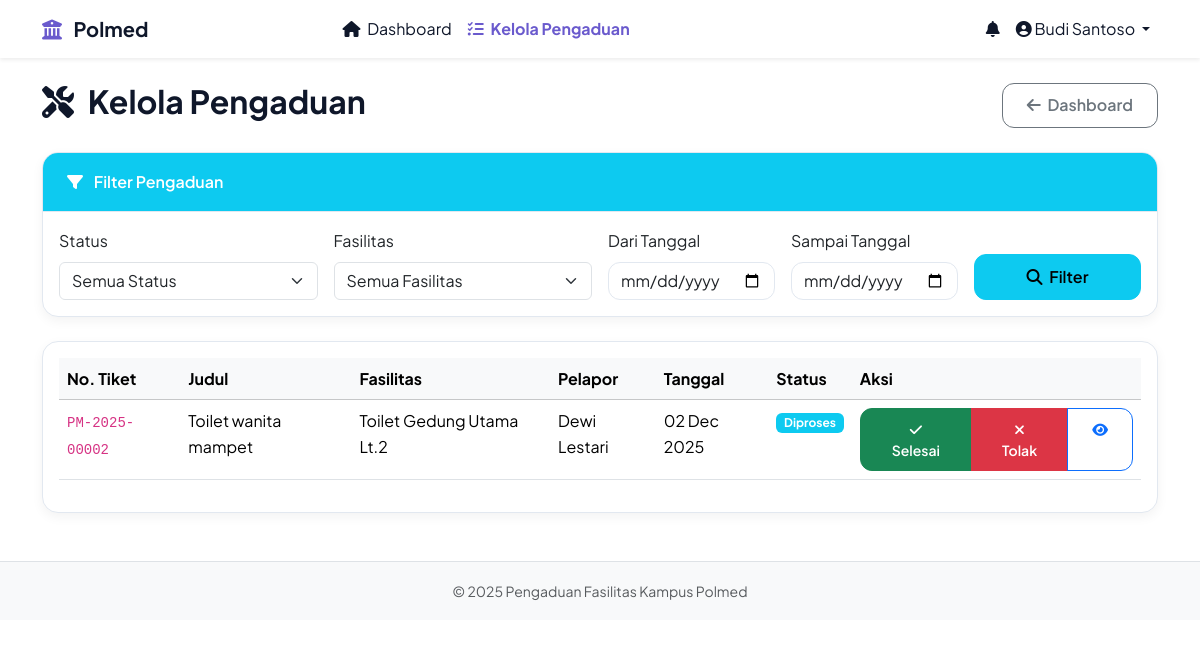
Page /dashboard/petugas/pengaduan.php (signed in) on the committed database.
### tables this page shows
CREATE TABLE `pengaduan` (
  `id` int(11) NOT NULL,
  `user_id` int(11) NOT NULL,
  `fasilitas_id` int(11) NOT NULL,
  `no_tiket` varchar(20) NOT NULL,
  `judul` varchar(150) NOT NULL,
  `deskripsi` text NOT NULL,
  `foto` varchar(255) DEFAULT NULL,
  `status` enum('menunggu','diproses','selesai','ditolak') NOT NULL DEFAULT 'menunggu',
  `created_at` timestamp NOT NULL DEFAULT current_timestamp(),
  `updated_at` timestamp NOT NULL DEFAULT current_timestamp() ON UPDATE current_timestamp()
);

CREATE TABLE `fasilitas` (
  `id` int(11) NOT NULL,
  `nama` varchar(100) NOT NULL,
  `lokasi` varchar(100) DEFAULT NULL,
  `deskripsi` text DEFAULT NULL
);

CREATE TABLE `users` (
  `id` int(11) NOT NULL,
  `nama` varchar(100) NOT NULL,
  `nim_nip` varchar(20) NOT NULL,
  `email` varchar(100) DEFAULT NULL,
  `password` varchar(255) NOT NULL,
  `role` enum('mahasiswa','petugas','admin') NOT NULL DEFAULT 'mahasiswa',
  `created_at` timestamp NOT NULL DEFAULT current_timestamp()
);

### dashboard/petugas/pengaduan.php (the view, shortened to what this page needs)
<?php
require_once '../../includes/auth_check.php';
$status_filter = $_GET['status'] ?? 'semua';
$tgl_awal = $_GET['tgl_awal'] ?? '';
$tgl_akhir = $_GET['tgl_akhir'] ?? '';
$status_list = ['semua', 'menunggu', 'diproses', 'selesai', 'ditolak'];
$sql = "
    SELECT p.id, p.no_tiket, p.judul, p.status, p.created_at, p.updated_at,
        u.nama as pelapor, f.nama as fasilitas
    FROM pengaduan p
    JOIN users u ON p.user_id = u.id
    JOIN fasilitas f ON p.fasilitas_id = f.id
    WHERE 1=1
";
$params = [];
$types = "";
if ($status_filter !== 'semua') {
    $sql .= " AND p.status = ?";
    $params[] = $status_filter;
    $types .= "s";
} else {
    $sql .= " AND p.status IN ('menunggu', 'diproses')";
}
$sql .= " ORDER BY p.created_at DESC";
$stmt = $koneksi->prepare($sql);
$stmt->execute();
$result = $stmt->get_result();
?>
<?php include '../../includes/header.php'; ?>
<div class="d-flex justify-content-between align-items-center mb-4">
    <h2><i class="fas fa-tools me-2"></i> Kelola Pengaduan</h2>
    <a href="index.php" class="btn btn-outline-secondary">
        <i class="fas fa-arrow-left me-1"></i> Dashboard
    </a>
</div>
<div class="card mb-4">
    <div class="card-header bg-info text-white">
        <i class="fas fa-filter me-2"></i> Filter Pengaduan
    </div>
    <div class="card-body">
        <form method="GET" class="row g-3">
            <div class="col-md-3">
                <label class="form-label">Status</label>
                <select class="form-select" name="status">
                    <?php foreach ($status_list as $s):
                    ?>
                        <option value="<?= $s ?>" <?= $s === $status_filter ? 'selected' : '' ?>>
                            <?= $s == 'semua' ? 'Semua Status' : ucfirst($s) ?>
                        </option>
                    <?php endforeach; ?>
                </select>
            </div>
            <div class="col-md-3">
                <label class="form-label">Fasilitas</label>
                <select class="form-select" name="fasilitas">
                    <option value="">Semua Fasilitas</option>
                </select>
            </div>
            <div class="col-md-2">
                <label class="form-label">Dari Tanggal</label>
                <input type="date" class="form-control" name="tgl_awal" value="<?= htmlspecialchars($tgl_awal) ?>">
            </div>
            <div class="col-md-2">
                <label class="form-label">Sampai Tanggal</label>
                <input type="date" class="form-control" name="tgl_akhir" value="<?= htmlspecialchars($tgl_akhir) ?>">
            </div>
            <div class="col-md-2 d-flex align-items-end">
                <button type="submit" class="btn btn-info w-100">
                    <i class="fas fa-search me-1"></i> Filter
                </button>
            </div>
        </form>
    </div>
</div>
<?php if ($result->num_rows > 0): ?>
    <div class="card">
        <div class="card-body">
            <div class="table-responsive">
                <table class="table table-hover">
                    <thead class="table-light">
                        <tr>
                            <th>No. Tiket</th>
                            <th>Judul</th>
                            <th>Fasilitas</th>
                            <th>Pelapor</th>
                            <th>Tanggal</th>
                            <th>Status</th>
                            <th>Aksi</th>
                        </tr>
                    </thead>
                    <tbody>
                        <?php while ($row = $result->fetch_assoc()): ?>
                            <tr>
                                <td><code><?= htmlspecialchars($row['no_tiket']) ?></code></td>
                                <td><?= htmlspecialchars($row['judul']) ?></td>
                                <td><?= htmlspecialchars($row['fasilitas']) ?></td>
                                <td><?= htmlspecialchars($row['pelapor']) ?></td>
                                <td><?= date('d M Y', strtotime($row['created_at'])) ?></td>
                                <td>
                                    <span class="badge bg-<?=
                                        $row['status'] == 'selesai' ? 'success' :
                                        ($row['status'] == 'diproses' ? 'info' :
                                        ($row['status'] == 'ditolak' ? 'danger' : 'warning'))
                                    ?>">
                                        <?= ucfirst($row['status']) ?>
                                    </span>
                                </td>
                                <td>
                                    <div class="btn-group" role="group">
                                        <?php if ($row['status'] === 'menunggu'): ?>
                                            <button type="button"
                                                    class="btn btn-sm btn-info"
                                                    data-bs-toggle="modal"
                                                    data-bs-target="#ubahStatusModal<?= $row['id'] ?>">
                                                <i class="fas fa-tools"></i> Proses
                                            </button>
                                        <?php elseif ($row['status'] === 'diproses'): ?>
                                            <button type="button"
                                                    class="btn btn-sm btn-success"
                                                    data-bs-toggle="modal"
                                                    data-bs-target="#ubahStatusModal<?= $row['id'] ?>">
                                                <i class="fas fa-check"></i> Selesai
                                            </button>
                                            <button type="button"
                                                    class="btn btn-sm btn-danger"
                                                    data-bs-toggle="modal"
                                                    data-bs-target="#tolakModal<?= $row['id'] ?>">
                                                <i class="fas fa-times"></i> Tolak
                                            </button>
                                        <?php endif; ?>
                                        <a href="#"
                                        class="btn btn-sm btn-outline-primary"
                                        data-bs-toggle="modal"
                                        data-bs-target="#detailModal<?= $row['id'] ?>">
                                            <i class="fas fa-eye"></i>
                                        </a>
                                    </div>
                                </td>
                            </tr>
                        <?php endwhile; ?>
                    </tbody>
                </table>
            </div>
        </div>
    </div>
<?php endif; ?>
<?php include '../../includes/footer.php'; ?>

### assets/css/style.css (style rules this page uses)
:root { --primary: #6a5acd; --primary-light: #8a7fd4; --primary-dark: #4a3a9c; --success: #10b981; --warning: #f59e0b; --danger: #ef4444; --white: #ffffff; --gray-100: #f8fafc; --gray-200: #e2e8f0; --gray-700: #334155; --shadow: 0 4px 12px rgba(0, 0, 0, 0.05); --border-radius: 16px; }
body { font-family: 'Plus Jakarta Sans', -apple-system, BlinkMacSystemFont, 'Segoe UI', Roboto, sans-serif; background-color: var(--white); color: var(--gray-700); line-height: 1.6; }
h1, h2, h3, h4, h5, h6 { font-weight: 700; color: #0f172a; }
.card { border: 1px solid var(--gray-200); border-radius: var(--border-radius); box-shadow: var(--shadow); transition: transform 0.3s ease; overflow: hidden; }
.card-header { background-color: var(--white); border-bottom: 1px solid var(--gray-200); font-weight: 600; padding: 1rem 1.5rem; }
.btn { font-weight: 600; border-radius: 12px; padding: 0.6rem 1.5rem; }
.form-control { border-radius: 12px; border: 1px solid var(--gray-200); }

### includes/header.php (style rules this page uses)
body { font-family: 'Plus Jakarta Sans', -apple-system, BlinkMacSystemFont, sans-serif; }

### rows in the picture
pengaduan: no_tiket "PM-2025-00002", judul "Toilet wanita mampet", fasilitas.nama "Toilet Gedung Utama Lt.2", user.nama "Dewi Lestari", created_at "02 Dec 2025", status "Diproses"

### other values in the picture
$_SESSION['nama'] "Budi Santoso"
